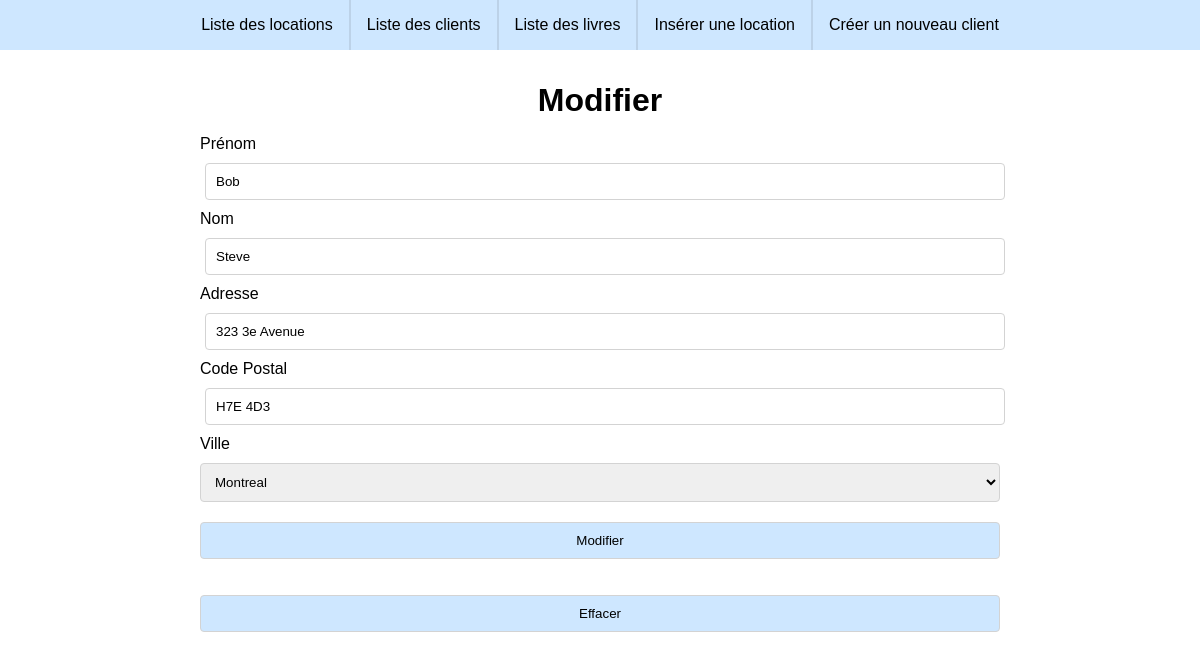
The page /client-edit.php?id=2 on the database its author committed.
### tables this page shows
CREATE TABLE IF NOT EXISTS `client` (
  `id` INT NOT NULL AUTO_INCREMENT,
  `nom` VARCHAR(25) NOT NULL,
  `prenom` VARCHAR(25) NOT NULL,
  `adresse` VARCHAR(50) NOT NULL,
  `code_postal` VARCHAR(15) NOT NULL,
  `phone` VARCHAR(15) NOT NULL,
  `ville_id` INT NOT NULL,
  PRIMARY KEY (`id`),
  INDEX `fk_client_ville1_idx` (`ville_id` ASC),
  CONSTRAINT `fk_client_ville1`
    FOREIGN KEY (`ville_id`)
    REFERENCES `ville` (`id`)
    ON DELETE NO ACTION
    ON UPDATE NO ACTION);

CREATE TABLE IF NOT EXISTS `ville` (
  `id` INT NOT NULL AUTO_INCREMENT,
  `nom` VARCHAR(40) NOT NULL,
  PRIMARY KEY (`id`));

### class/Crud.php (called while the page is built, shortened)
<?php
class Crud extends PDO
{
    public function select($table, $field='id', $order='ASC' )
    {
        $sql = "SELECT * FROM $table ORDER BY $field $order";
        $stmt  = $this->query($sql);
        return  $stmt->fetchAll();
    }
    public function selectId($table, $value, $field = 'id', $url = 'client-index.php')
    {
        $sql ="SELECT * FROM $table WHERE $field = :$field";
        $stmt = $this->prepare($sql);
        $stmt->bindValue(":$field", $value);
        $stmt->execute();
        $count = $stmt->rowCount();
        if($count == 1 )
        {
            return $stmt->fetch();
        }
        else
        {
            header("location: $url");
        }
    }
}
?>

### client-edit.php (the view, shortened to what this page needs)
<?php
if(isset($_GET['id'])){
    $id = $_GET['id'];
    require_once "class/Crud.php";
    $Crud = new Crud;
    $client = $Crud->selectId('client', $id);
    $villes = $Crud->select('ville');
    extract($client);
}
else
{
    header('Location: client-index.php');
}
?>
<!DOCTYPE html>
<html lang="en">
<head>
    <link rel="stylesheet" href="css/style.css">
</head>
<body>
    <nav>
        <a href="index.php">Liste des locations</a>
        <a href="client-index.php">Liste des clients</a>
        <a href="livre-index.php">Liste des livres</a>
        <a href="location-create.php">Insérer une location</a>
        <a href="client-create.php">Créer un nouveau client</a>
    </nav>
    <main>
        <h1>Modifier</h1>
        <form action="client-update.php" method="post">
            <label>Prénom
                <input type="text" name="prenom" value="<?php echo $prenom;?>">
            </label>
            <label>Nom
                <input type="text" name="nom" value="<?php echo $nom;?>">
            </label>
            <label>Adresse
                <input type="text" name="adresse" value="<?php echo $adresse;?>">
            </label>
            <label>Code Postal
                <input type="text" name="code_postal" value="<?php echo $code_postal;?>">
            </label>
            <label>Ville
                <select name="ville_id">
                <?php foreach($villes as $ville){ ?>
                    <option value="<?php echo $ville['id']; ?>" id="<?php echo $ville['id']; ?>"
                    <?php
                    if($ville['id'] == $client['ville_id']){
                        echo 'selected';
                    }
                    ?>
                    ><?php echo $ville['nom']; ?></option>
                <?php
                }
                ?>
                </select>
            </label>
            <input type="submit" value="Modifier" class="submit">
        </form>
        <form action="client-delete.php" method="post">
            <input type="submit" value="Effacer" class="submit">
        </form>
    </main>
</body>
</html>

### css/style.css (style rules this page uses)
* { margin: 0; padding: 0; font-family: sans-serif; }
h1 { text-align: center; }
nav { display: flex; justify-content: center; background-color: rgb(206, 231, 255); }
nav a { color: black; padding: 1em; text-decoration: none; }
nav a:not(:first-of-type) { border-left: 2px solid rgba(25, 25, 25, 0.1); }
main { display: flex; flex-direction: column; max-width: 800px; margin-inline: auto; }
main > * { margin-inline: auto; margin-top: 1em; }
form > input { padding: 5px 10px; border: none; border-radius: 3px; background-color: rgb(206, 231, 255); }
form { width: 100%; margin-inline: auto; }
form > input { width: 100%; margin: 0; }
input[type=text], .submit, select { width: 100%; padding: 10px; margin-block : 10px; border: 1px solid lightgrey; border-radius: 4px; box-sizing: border-box; }

### client-edit.php (style rules this page uses)
input { display: block; margin: 5px; }

### rows shown on the page
client: prenom "Bob", nom "Steve", adresse "323 3e Avenue", code_postal "H7E 4D3", ville_id "Montreal"
